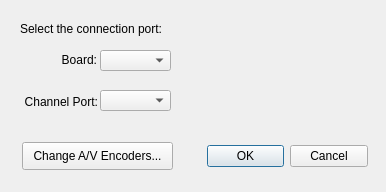
<ui version="4.0" >
 <class>ConnectDialog</class>
 <widget class="QDialog" name="ConnectDialog" >
  <property name="geometry" >
   <rect>
    <x>0</x>
    <y>0</y>
    <width>386</width>
    <height>192</height>
   </rect>
  </property>
  <property name="sizePolicy" >
   <sizepolicy>
    <hsizetype>0</hsizetype>
    <vsizetype>0</vsizetype>
    <horstretch>0</horstretch>
    <verstretch>0</verstretch>
   </sizepolicy>
  </property>
  <property name="minimumSize" >
   <size>
    <width>386</width>
    <height>192</height>
   </size>
  </property>
  <property name="maximumSize" >
   <size>
    <width>386</width>
    <height>192</height>
   </size>
  </property>
  <property name="windowTitle" >
   <string>Port Connection</string>
  </property>
  <widget class="QLabel" name="label_3" >
   <property name="geometry" >
    <rect>
     <x>7</x>
     <y>50</y>
     <width>90</width>
     <height>20</height>
    </rect>
   </property>
   <property name="text" >
    <string>Board:</string>
   </property>
   <property name="alignment" >
    <set>Qt::AlignRight|Qt::AlignTrailing|Qt::AlignVCenter</set>
   </property>
  </widget>
  <widget class="QLabel" name="uiLabelChan" >
   <property name="geometry" >
    <rect>
     <x>8</x>
     <y>92</y>
     <width>90</width>
     <height>20</height>
    </rect>
   </property>
   <property name="text" >
    <string>Channel Port:</string>
   </property>
   <property name="alignment" >
    <set>Qt::AlignRight|Qt::AlignTrailing|Qt::AlignVCenter</set>
   </property>
  </widget>
  <widget class="QComboBox" name="channelCombo" >
   <property name="geometry" >
    <rect>
     <x>100</x>
     <y>90</y>
     <width>71</width>
     <height>21</height>
    </rect>
   </property>
  </widget>
  <widget class="QComboBox" name="boardCombo" >
   <property name="geometry" >
    <rect>
     <x>100</x>
     <y>50</y>
     <width>71</width>
     <height>21</height>
    </rect>
   </property>
  </widget>
  <widget class="QLabel" name="uiLabelPrompt" >
   <property name="geometry" >
    <rect>
     <x>20</x>
     <y>20</y>
     <width>211</width>
     <height>18</height>
    </rect>
   </property>
   <property name="text" >
    <string>Select the connection port:</string>
   </property>
  </widget>
  <widget class="QDialogButtonBox" name="buttonBox" >
   <property name="geometry" >
    <rect>
     <x>207</x>
     <y>140</y>
     <width>161</width>
     <height>32</height>
    </rect>
   </property>
   <property name="orientation" >
    <enum>Qt::Horizontal</enum>
   </property>
   <property name="standardButtons" >
    <set>QDialogButtonBox::Cancel|QDialogButtonBox::NoButton|QDialogButtonBox::Ok</set>
   </property>
  </widget>
  <widget class="QPushButton" name="uiBtnChangeAVEnc" >
   <property name="geometry" >
    <rect>
     <x>22</x>
     <y>142</y>
     <width>151</width>
     <height>28</height>
    </rect>
   </property>
   <property name="text" >
    <string>Change A/V Encoders...</string>
   </property>
  </widget>
 </widget>
 <tabstops>
  <tabstop>boardCombo</tabstop>
  <tabstop>channelCombo</tabstop>
  <tabstop>buttonBox</tabstop>
 </tabstops>
 <resources/>
 <connections>
  <connection>
   <sender>buttonBox</sender>
   <signal>accepted()</signal>
   <receiver>ConnectDialog</receiver>
   <slot>accept()</slot>
   <hints>
    <hint type="sourcelabel" >
     <x>248</x>
     <y>254</y>
    </hint>
    <hint type="destinationlabel" >
     <x>157</x>
     <y>274</y>
    </hint>
   </hints>
  </connection>
  <connection>
   <sender>buttonBox</sender>
   <signal>rejected()</signal>
   <receiver>ConnectDialog</receiver>
   <slot>reject()</slot>
   <hints>
    <hint type="sourcelabel" >
     <x>316</x>
     <y>260</y>
    </hint>
    <hint type="destinationlabel" >
     <x>286</x>
     <y>274</y>
    </hint>
   </hints>
  </connection>
 </connections>
</ui>
